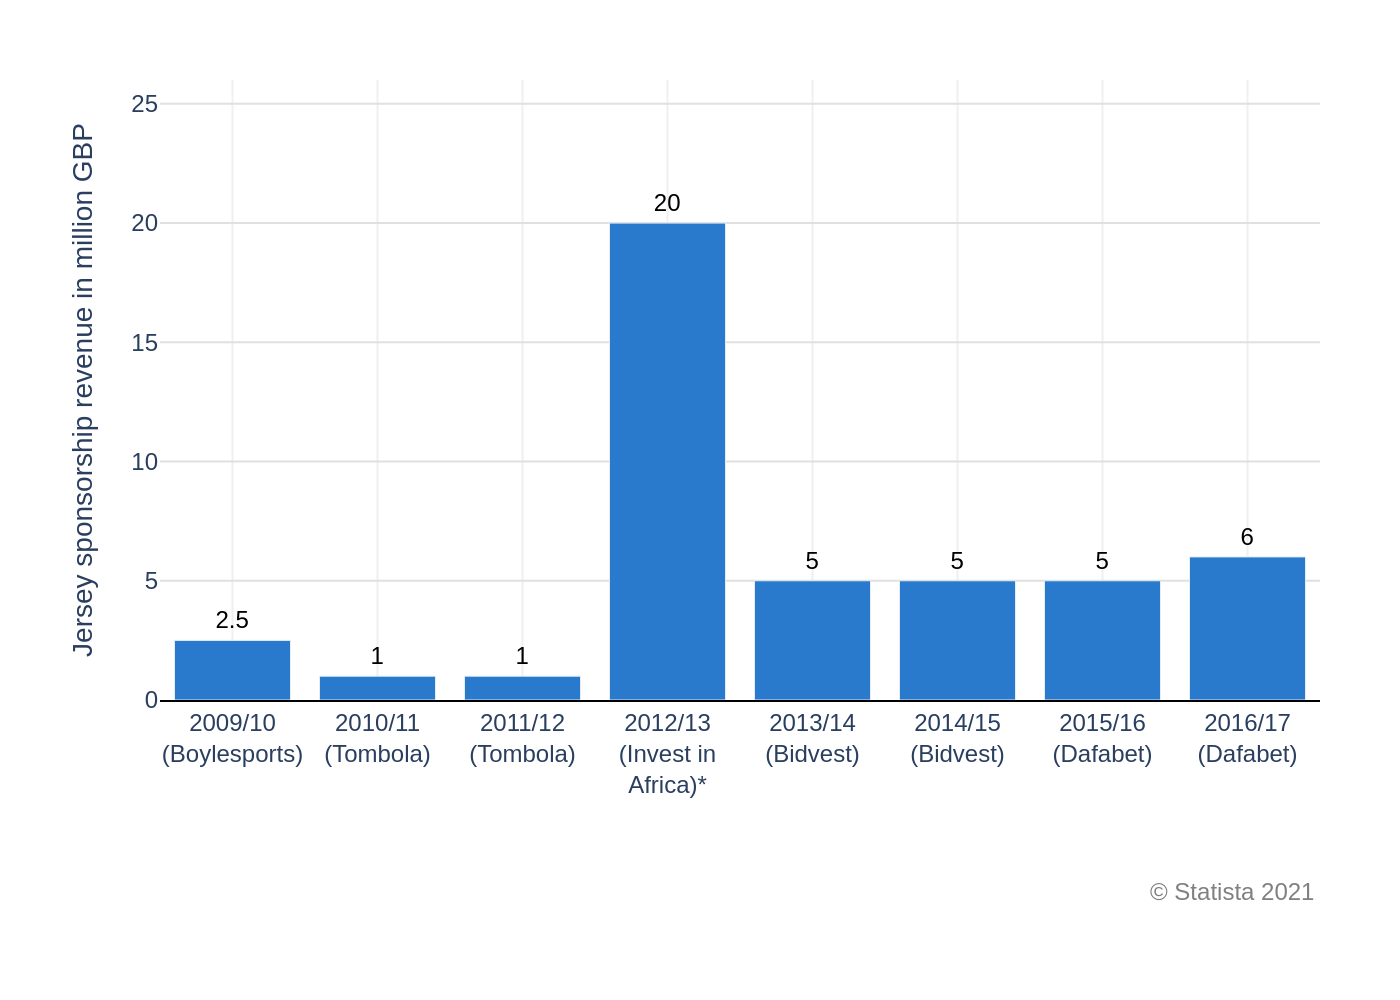

Generate this figure with Python:
import sys
import json
import plotly.graph_objects as go

if len(sys.argv) != 2:
    print(f"Usage: python {sys.argv[0]} <json_file_path>")
    sys.exit(1)

json_file_path = sys.argv[1]

try:
    with open(json_file_path, 'r', encoding='utf-8') as f:
        config = json.load(f)
except FileNotFoundError:
    print(f"Error: File not found at {json_file_path}")
    sys.exit(1)
except json.JSONDecodeError:
    print(f"Error: Invalid JSON format in {json_file_path}")
    sys.exit(1)

chart_data = config['chart_data']
texts = config['texts']
colors = config['colors']

x_values = [d['x'] for d in chart_data]
y_values = [d['y'] for d in chart_data]

fig = go.Figure()

fig.add_trace(go.Bar(
    x=x_values,
    y=y_values,
    text=[f'{val}' for val in y_values],
    textposition='outside',
    cliponaxis=False,
    marker_color=colors[0],
    textfont=dict(family="Arial", size=12, color='black')
))

fig.update_layout(
    font=dict(family="Arial", size=12),
    title_text=texts.get('title') or '',
    yaxis_title_text=texts.get('y_axis_title'),
    xaxis_title_text=texts.get('x_axis_title'),
    plot_bgcolor='white',
    paper_bgcolor='white',
    showlegend=False,
    margin=dict(l=80, r=40, t=40, b=150),
    xaxis=dict(
        showline=True,
        linewidth=1,
        linecolor='black',
        showgrid=True,
        gridcolor='#f0f0f0',
        gridwidth=1
    ),
    yaxis=dict(
        showgrid=True,
        gridcolor='#e0e0e0',
        range=[0, 26],
        tickvals=[0, 5, 10, 15, 20, 25],
        zeroline=False
    ),
    annotations=[
        dict(
            showarrow=False,
            text=texts.get('source', ''),
            xref='paper',
            yref='paper',
            x=1,
            y=-0.28,
            xanchor='right',
            yanchor='top',
            font=dict(family="Arial", size=12, color='grey')
        )
    ]
)

if json_file_path.endswith('.json'):
    output_filename = json_file_path[:-5] + '.png'
else:
    output_filename = json_file_path + '.png'

fig.write_image(output_filename, scale=2)

print(f"Chart saved to {output_filename}")
